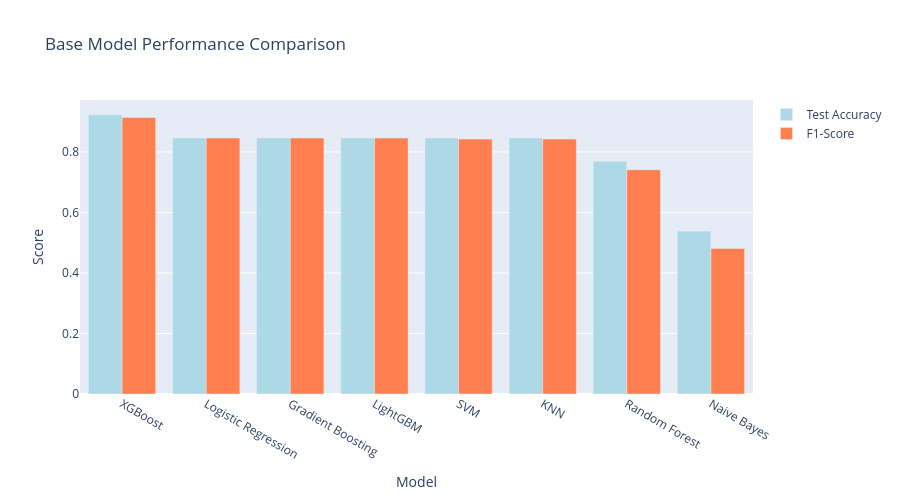

Write notebook code for a chart like this one.
### Markdown cell above
## 7. Compare Base Model Performance

### Code cell
# Create performance comparison DataFrame
performance_df = pd.DataFrame([
    {
        'Model': name,
        'Train Accuracy': results[name]['train_accuracy'],
        'Test Accuracy': results[name]['test_accuracy'],
        'Precision': results[name]['precision'],
        'Recall': results[name]['recall'],
        'F1-Score': results[name]['f1_score'],
        'Overfit': results[name]['train_accuracy'] - results[name]['test_accuracy']
    }
    for name in results.keys()
]).sort_values('Test Accuracy', ascending=False)

print(" Base Model Performance Comparison:")
print("=" * 100)
print(performance_df.to_string(index=False))

# Save performance comparison
performance_df.to_csv(OUTPUTS_DIR / 'base_model_performance.csv', index=False)
print(f"\n Saved to {OUTPUTS_DIR / 'base_model_performance.csv'}")

# Visualize
fig = go.Figure()

fig.add_trace(go.Bar(
    x=performance_df['Model'],
    y=performance_df['Test Accuracy'],
    name='Test Accuracy',
    marker_color='lightblue'
))

fig.add_trace(go.Bar(
    x=performance_df['Model'],
    y=performance_df['F1-Score'],
    name='F1-Score',
    marker_color='coral'
))

fig.update_layout(
    title='Base Model Performance Comparison',
    xaxis_title='Model',
    yaxis_title='Score',
    barmode='group',
    height=500
)

fig.write_html(VIZ_DIR / 'base_model_comparison.html')
fig.show()

### Figure 1 — Plotly figure (JSON) as saved in the notebook; plotly's stock layout.template omitted (floating-point values rounded to 4 significant figures)
{"data": [{"marker": {"color": "lightblue"}, "name": "Test Accuracy", "type": "bar", "x": ["XGBoost", "Logistic Regression", "Gradient Boosting", "LightGBM", "SVM", "KNN", "Random Forest", "Naive Bayes"], "y": [0.9231, 0.8462, 0.8462, 0.8462, 0.8462, 0.8462, 0.7692, 0.5385]}, {"marker": {"color": "coral"}, "name": "F1-Score", "type": "bar", "x": ["XGBoost", "Logistic Regression", "Gradient Boosting", "LightGBM", "SVM", "KNN", "Random Forest", "Naive Bayes"], "y": [0.9138, 0.8462, 0.8462, 0.8462, 0.8427, 0.8427, 0.7413, 0.4811]}], "layout": {"barmode": "group", "height": 500, "title": {"text": "Base Model Performance Comparison"}, "xaxis": {"title": {"text": "Model"}}, "yaxis": {"title": {"text": "Score"}}}}
